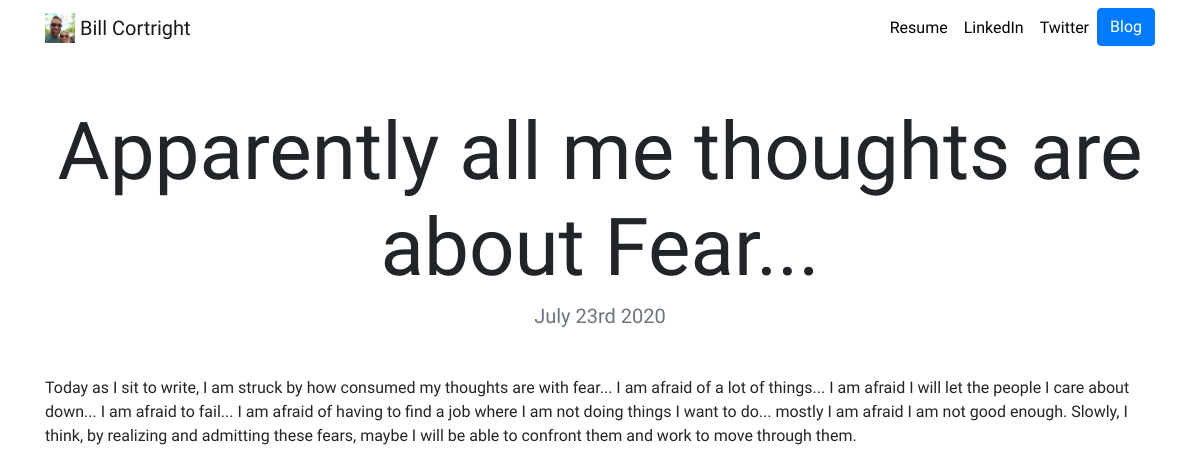
Page /blog/7/ on the committed database.
### blog/models.py (models this page shows, shortened)
class Blog(models.Model):
    title = models.CharField(max_length=200)
    description = models.TextField()
    date = models.DateField()

### blog/views.py (the view)
# urls.py: path('<int:blog_id>/', views.detail, name='detail'),
def detail(request, blog_id):
    blog = get_object_or_404(Blog, pk=blog_id)
    return render(request, 'blog/detail.html', {'blog':blog})

### blog/templates/blog/detail.html
{% extends "portfolio/base.html" %}
{% load static %}
{% block content %}
<h1 class="text-center mt-5" id="blogdetailtitle">{{ blog.title }}</h1>
<h5 class="text-center text-muted mb-5">{{ blog.date|date:'F jS Y' }}</h5>
{{ blog.description|safe }}
{% endblock %}

### portfolio/static/portfolio/custom.css (style rules this page uses)
body { font-family: 'Amatic SC', cursive; }
@media (min-width: 992px) { #blogdetailtitle { font-size: 5rem; } }

### rows in the picture
Blog: title "Apparently all me thoughts are about Fear...", date "July 23rd 2020", description "Today as I sit to write, I am struck by how consumed my thoughts are with fear... I am afraid of a lot of things... I am afraid I will let the people I care about down... I am afraid to fail... I am afraid of having to find a job where I am not doing things I want to do... mostly I am afraid I am not good enough. Slowly, I think, by realizing and admitting these fears, maybe I will be able to confront them and work to move through them."
